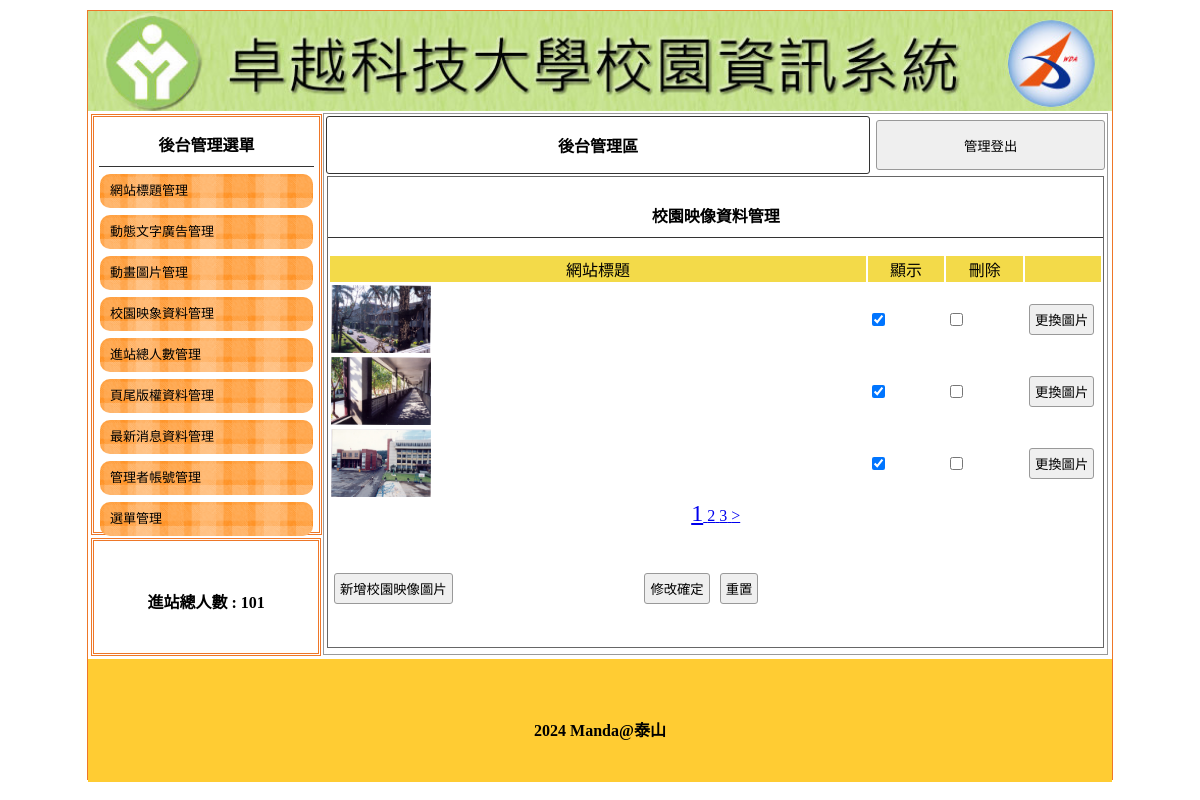
/admin.php?do=image, run on the app's committed database.
### tables this page shows
CREATE TABLE `titles` (
  `id` int(10) UNSIGNED NOT NULL,
  `img` text NOT NULL,
  `text` text NOT NULL,
  `sh` int(1) UNSIGNED NOT NULL DEFAULT 0
);

CREATE TABLE `total` (
  `id` int(10) UNSIGNED NOT NULL,
  `total` int(10) NOT NULL
);

CREATE TABLE `images` (
  `id` int(10) UNSIGNED NOT NULL,
  `img` text NOT NULL,
  `sh` int(1) UNSIGNED NOT NULL DEFAULT 1
);

CREATE TABLE `bottom` (
  `id` int(11) NOT NULL,
  `bottom` text NOT NULL
);

### api/db.php (called while the page is built, shortened)
<?php
class DB{
    protected $dsn="mysql:host=localhost;charset=utf8;dbname=db10";
    protected $pdo;
    protected $table;
    function __construct($table){
        $this->table=$table;
        $this->pdo=new PDO($this->dsn,'root','');
    }
    function all(...$arg){
        $sql="SELECT * FROM $this->table ";
        if(!empty($arg[0])){
            if(is_array($arg[0])){
                $where=$this->a2s($arg[0]);
                $sql=$sql . " WHERE ". join(" && ",$where);
            }else{
                $sql .= $arg[0];
            }
        }
        return $this->fetchAll($sql);
    }
    function find($id){
        $sql="SELECT * FROM $this->table ";
        if(is_array($id)){
            $where=$this->a2s($id);
            $sql=$sql . " WHERE ". join(" && ",$where);
        }else{
            $sql .= " WHERE `id`='$id' ";
        }
        return $this->fetchOne($sql);
    }
    function a2s($array){
        $tmp=[];
        foreach($array as $key => $value){
            $tmp[]="`$key`='$value'";
        }
        return $tmp;
    }
    function count($where=[]){
        return $this->math('count','*',$where);
    }
    protected function fetchOne($sql){
        return $this->pdo->query($sql)->fetch(PDO::FETCH_ASSOC);
    }
    protected function fetchAll($sql){
        return $this->pdo->query($sql)->fetchAll(PDO::FETCH_ASSOC);
    }
     protected function math($math,$col='id',$where=[]){
        $sql="SELECT $math($col) FROM $this->table";
        return $this->pdo->query($sql)->fetchColumn();
    }
}
$Title=new DB('titles');
$Image=new DB('images');
$Total=new DB('total');
$Bottom=new DB('bottom');

### admin.php (the view, shortened to what this page needs)
<?php include_once "api/db.php";?>
<!DOCTYPE html
    PUBLIC "-//W3C//DTD XHTML 1.0 Transitional//EN" "http://www.w3.org/TR/xhtml1/DTD/xhtml1-transitional.dtd">
<html xmlns="http://www.w3.org/1999/xhtml">
<head>
    <link href="./css/css.css" rel="stylesheet" type="text/css">
</head>
<body>
    <div id="main">
        <a title="<?=$Title->find(['sh'=>1])['text'];?>" href="index.php">
            <div class="ti" style="background:url('./upload/<?=$Title->find(['sh'=>1])['img'];?>'); background-size:cover;"></div>
        </a>
        <div id="ms">
            <div id="lf" style="float:left;">
                <div id="menuput" class="dbor">
                    <span class="t botli">後台管理選單</span>
                    <a style="color:#000; font-size:13px; text-decoration:none;" href="?do=title">
                        <div class="mainmu">
                            網站標題管理 </div>
                    </a>
                    <a style="color:#000; font-size:13px; text-decoration:none;" href="?do=ad">
                        <div class="mainmu">
                            動態文字廣告管理 </div>
                    </a>
                    <a style="color:#000; font-size:13px; text-decoration:none;" href="?do=mvim">
                        <div class="mainmu">
                            動畫圖片管理 </div>
                    </a>
                    <a style="color:#000; font-size:13px; text-decoration:none;" href="?do=image">
                        <div class="mainmu">
                            校園映象資料管理 </div>
                    </a>
                    <a style="color:#000; font-size:13px; text-decoration:none;" href="?do=total">
                        <div class="mainmu">
                            進站總人數管理 </div>
                    </a>
                    <a style="color:#000; font-size:13px; text-decoration:none;" href="?do=bottom">
                        <div class="mainmu">
                            頁尾版權資料管理 </div>
                    </a>
                    <a style="color:#000; font-size:13px; text-decoration:none;" href="?do=news">
                        <div class="mainmu">
                            最新消息資料管理 </div>
                    </a>
                    <a style="color:#000; font-size:13px; text-decoration:none;" href="?do=admin">
                        <div class="mainmu">
                            管理者帳號管理 </div>
                    </a>
                    <a style="color:#000; font-size:13px; text-decoration:none;" href="?do=menu">
                        <div class="mainmu">
                            選單管理 </div>
                    </a>
                </div>
                <div class="dbor" style="margin:3px; width:95%; height:20%; line-height:100px;">
                    <span class="t">進站總人數 :
                    <?=$Total->find(1)['total'];?></span>
                </div>
            </div>
            <?php
			$do=$_GET['do']??'title';
			$file="./backend/{$do}.php";
			if(file_exists($file)){
				include $file;
			}else{
				include "./backend/title.php";
			}
			?>
        </div>
        <div
            style="width:1024px; left:0px; position:relative; background:#FC3; margin-top:4px; height:123px; display:block;">
            <span class="t" style="line-height:123px;"><?=$Bottom->find(1)['bottom'];?></span>
        </div>
    </div>
</body>
</html>

### backend/image.php (shortened to what this page needs)
<div class="di"
    style="height:540px; border:#999 1px solid; width:76.5%; margin:2px 0px 0px 0px; float:left; position:relative; left:20px;">
    <?php include_once "logout.php"; ?>
    <div style="width:99%; height:87%; margin:auto; overflow:auto; border:#666 1px solid;">
        <p class="t cent botli">校園映像資料管理</p>
        <form method="post" action="./api/edit.php">
            <table width="100%">
                <tbody>
                    <tr class="yel">
                        <td width="70%">網站標題</td>
                        <td width="10%">顯示</td>
                        <td width="10%">刪除</td>
                        <td></td>
                    </tr>
                    <?php
                    $div=3;
                    $total=$Image->count();
                    $pages=ceil($total/$div);
                    $now=$_GET['p']??1;
                    $start=($now-1)*$div;
                    $rows=$Image->all(" limit $start,$div");
                    foreach($rows as $row){
                    ?>
                    <tr>
                        <td>
                            <img src="./upload/<?=$row['img'];?>" style="width:100px;height:68px;">
                        </td>
                        <td>
                            <input type="checkbox" name="sh[]" value="<?=$row['id'];?>" <?=($row['sh']==1)?'checked':'';?>>
                        </td>
                        <td>
                            <input type="checkbox" name="del[]" value="<?=$row['id'];?>">
                        </td>
                        <td>
                            <input type="button"
                                onclick="op('#cover','#cvr','./modal/upload_<?=$do;?>.php?id=<?=$row['id'];?>&table=<?=$do;?>')"
                                  value="更換圖片">
                        </td>
                    </tr>
                    <?php
                    }
                    ?>
                </tbody>
            </table>
            <div class="cent">
                <?php
                for($i=1;$i<=$pages;$i++){
                    $size=($i==$now)?"24px":"16px";
                    echo "<a href='?do=$do&p=$i' style='font-size:$size'> ";
                    echo $i;
                    echo "</a>";
                }
                if($now<$pages){
                    $next=$now+1;
                    echo "<a href='?do=$do&p=$next'> > </a>";
                }
                ?>
            </div>
            <table style="margin-top:40px; width:70%;">
                <tbody>
                    <tr>
                        <td width="200px">
                            <input type="button"
                                onclick="op(&#39;#cover&#39;,&#39;#cvr&#39;,&#39;./modal/<?=$do;?>.php?table=<?=$do;?>&#39;)"
                                value="新增校園映像圖片">
                        </td>
                        <td class="cent">
                            <input type="submit" value="修改確定">
                            <input type="reset" value="重置">
                        </td>
                    </tr>
                </tbody>
            </table>
        </form>
    </div>
</div>

### css/css.css (style rules this page uses)
body { padding: 0px; margin: 0px; }
#main { width: 1024px; height: 768px; margin: 10px auto 10px auto; border: #EE7728 1px solid; position: relative; }
.ti { width: 100%; height: 100px; position: relative; background-size: cover; background-repeat: no-repeat; }
.dbor { border: #EE7728 double 3px; margin: 1px; padding: 2px 10px 2px 10px; }
.t { font-weight: 800; display: block; text-align: center; padding: 10px 1px 10px 1px; }
.botli { border-bottom: #333 1px solid; }
.mainmu { position: relative; border-radius: 10px; background: url(../icon/menu.fw.png) center no-repeat; background-size: cover; line-height: 30px; padding: 2px 10px 2px 10px; margin: 7px 1px 7px 1px; }
#lf { height: 540px; width: 21%; display: inline-block; }
#menuput { width: 100%; height: 75%; position: relative; padding: 5px; display: block; margin: 3px; }
.di { display: inline-block; }
.cent { text-align: center; }
input, button { border: #999 1px solid; border-radius: 3px; background: #EFEFEF; padding: 5px; margin: 3px; }
.yel td { background: #F3DA49; text-align: center; }

### data on the page
titles: img (picture)
total: total "101"
images: img (picture), sh "☑"
images: img (picture), sh "☑"
images: img (picture), sh "☑"
bottom: bottom "2024 Manda@泰山"
